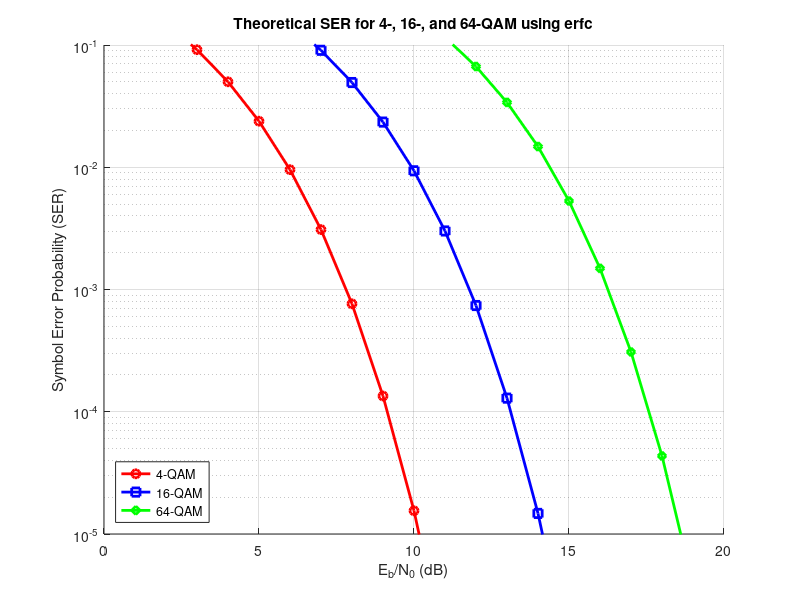

MATLAB code for this plot:
% Define simulation parameters
EbN0dB = 0:1:20;                % Bit SNR range in dB
M_values = [4, 16, 64];         % Modulation orders for QAM
colors = ['r', 'b', 'g'];       % Colors for each curve
markers = ['o', 's', 'd'];      % Markers for each curve

figure; hold on;

for idx = 1:length(M_values)
    M = M_values(idx);
    k = log2(M);               % Bits per symbol

    % Convert Eb/N0 from dB to linear scale
    EbN0lin = 10.^(EbN0dB/10);

    % Compute symbol SNR: Es/N0 = k * Eb/N0
    EsN0lin = k .* EbN0lin;     % gamma_s = k * gamma_b

    % Preallocate array for symbol error probability
    Ps = zeros(size(EbN0dB));

    % Compute the symbol error probability using the erfc version of the formula
    for i = 1:length(EbN0dB)
        gamma_s = EsN0lin(i);
        Ps(i) = 2 * erfc( sqrt(3 * gamma_s / (2*(M-1))) );
    end

    % Plot the SER curve for this modulation order
    semilogy(EbN0dB, Ps, [colors(idx) '-' markers(idx)], 'LineWidth', 2);
end

grid on;
xlabel('E_b/N_0 (dB)');
ylabel('Symbol Error Probability (SER)');
ylim([1e-5 1e-1]);  % Set the y-axis limits
title('Theoretical SER for 4-, 16-, and 64-QAM using erfc');
legend('4-QAM', '16-QAM', '64-QAM','Location','southwest');
